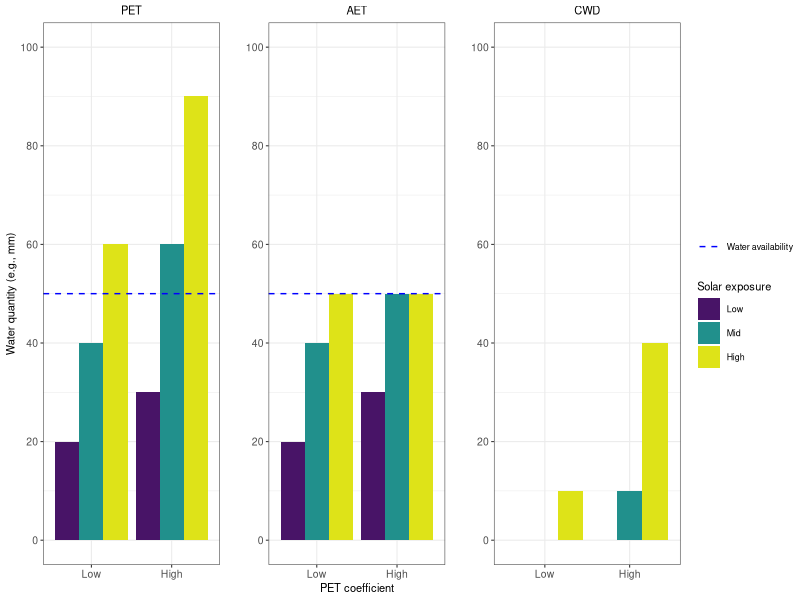

R code for this plot:
# Make the hypothetical PET scaling plots (Fig. 1)

library(ggplot2)
library(viridis)
library(gridExtra)
library(cowplot)
library(Cairo)
library(dplyr)

# Scenario: aspect

d <- read.csv("data/aspect.csv",header=TRUE,stringsAsFactors=FALSE)
d$aspect <- reorder(d$aspect,c(1,2,3,1,2,3))
d$Crop.coefficient <- reorder(d$Crop.coefficient,c(2,2,2,1,1,1))

# Plot PET
pa <- ggplot(d,aes(Crop.coefficient,PET)) +
  geom_bar(aes(fill=aspect),position="dodge",stat="identity") +
  scale_y_continuous(limits=c(0,100),breaks=c(0,20,40,60,80,100)) +
  geom_hline(yintercept=50,colour="blue",linetype=2,size=0.5) +
  theme(text = element_text(size=20)) +
  scale_x_discrete(drop=FALSE) +
  xlab("") +
  ylab("Water quantity (e.g., mm)") +
  ggtitle("PET") +
  scale_fill_viridis(name="Aspect",discrete=TRUE, begin=0.05, end=0.95) +
  theme_bw(8) +
  guides(fill=FALSE) +
  theme(plot.title = element_text(hjust = 0.5, size=8),
        axis.text = element_text(size=7.5))

# Plot AET
pb <- ggplot(d,aes(Crop.coefficient,AET)) +
  geom_bar(aes(fill=aspect),position="dodge",stat="identity") +
  scale_y_continuous(limits=c(0,100),breaks=c(0,20,40,60,80,100)) +
  geom_hline(yintercept=50,colour="blue",linetype=2,size=0.5) +
  theme(text = element_text(size=20)) +
  scale_x_discrete(drop=FALSE) +
  xlab("PET coefficient") +
  ylab("") +
  ggtitle("AET") +
  scale_fill_viridis(name="Aspect",discrete=TRUE, begin=0.05, end=0.95) +
  theme_bw(8) +
  guides(fill=FALSE) +
  theme(plot.title = element_text(hjust = 0.5, size=8),
        axis.text = element_text(size=7.5))

# Plot Deficit
pc <- ggplot(d,aes(Crop.coefficient,Deficit)) +
  geom_bar(aes(fill=aspect),position="dodge",stat="identity") +
  scale_y_continuous(limits=c(0,100),breaks=c(0,20,40,60,80,100)) +
  theme(text = element_text(size=20)) +
  scale_x_discrete(drop=FALSE) +
  xlab("") +
  ylab("") +
  ggtitle("CWD") +
  scale_fill_viridis(name="Solar exposure",discrete=TRUE, begin=0.05, end=0.95) +
  geom_hline(aes(color="Water availability",yintercept = water),linetype=2,size=0.5) +
  scale_color_manual(name="",values = c("blue"),) +
  theme_bw(8) +
  theme(plot.title = element_text(hjust = 0.5, size=8),
        axis.text = element_text(size=7.5))

Cairo(file="figures/Fig1.png",width=1200,height=500,res=200)
plot_grid(pa,pb,pc,nrow=1,rel_widths=c(1,1,1.55))
dev.off()
